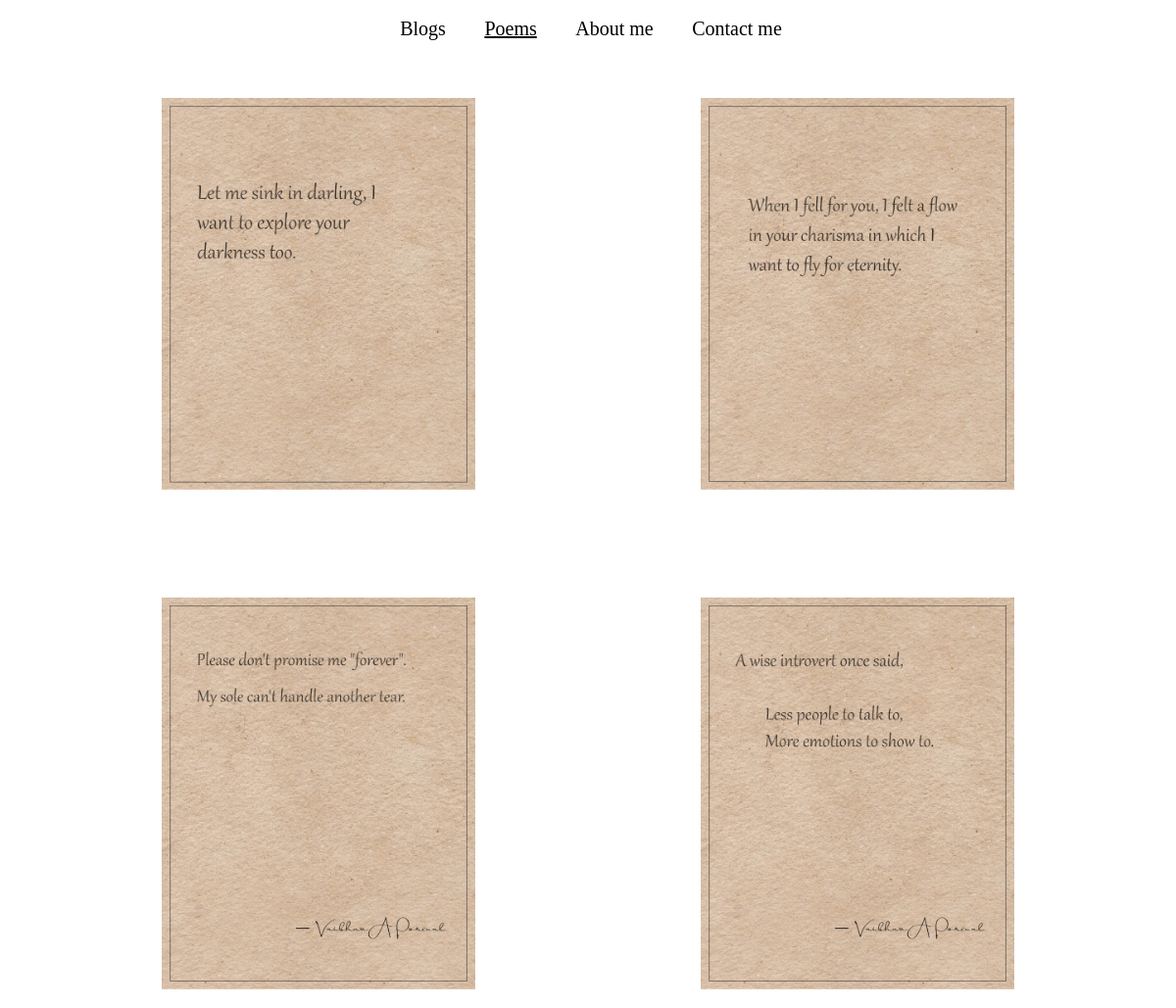
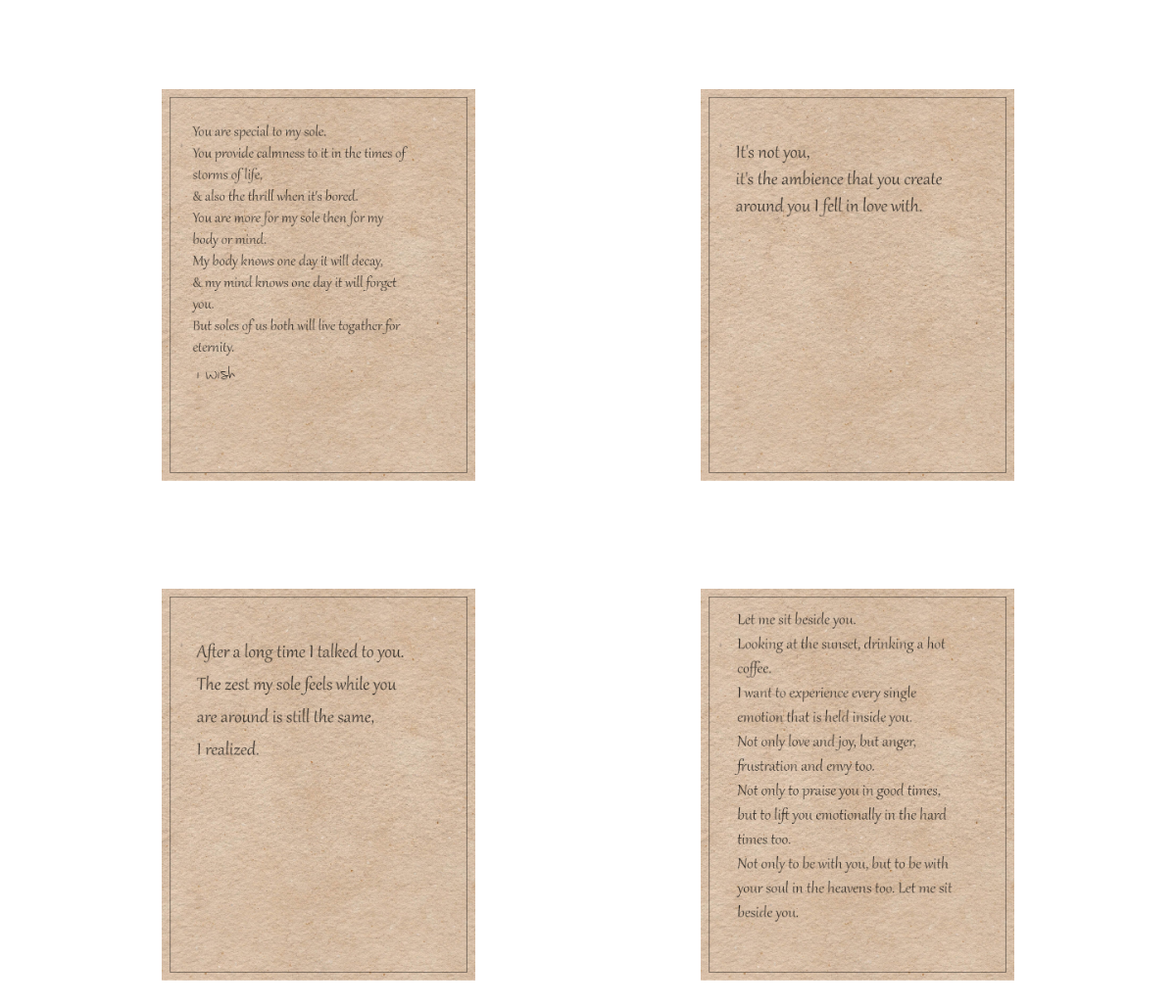
The page /poems/ on the database as committed earlier (2 pictures, top to bottom).
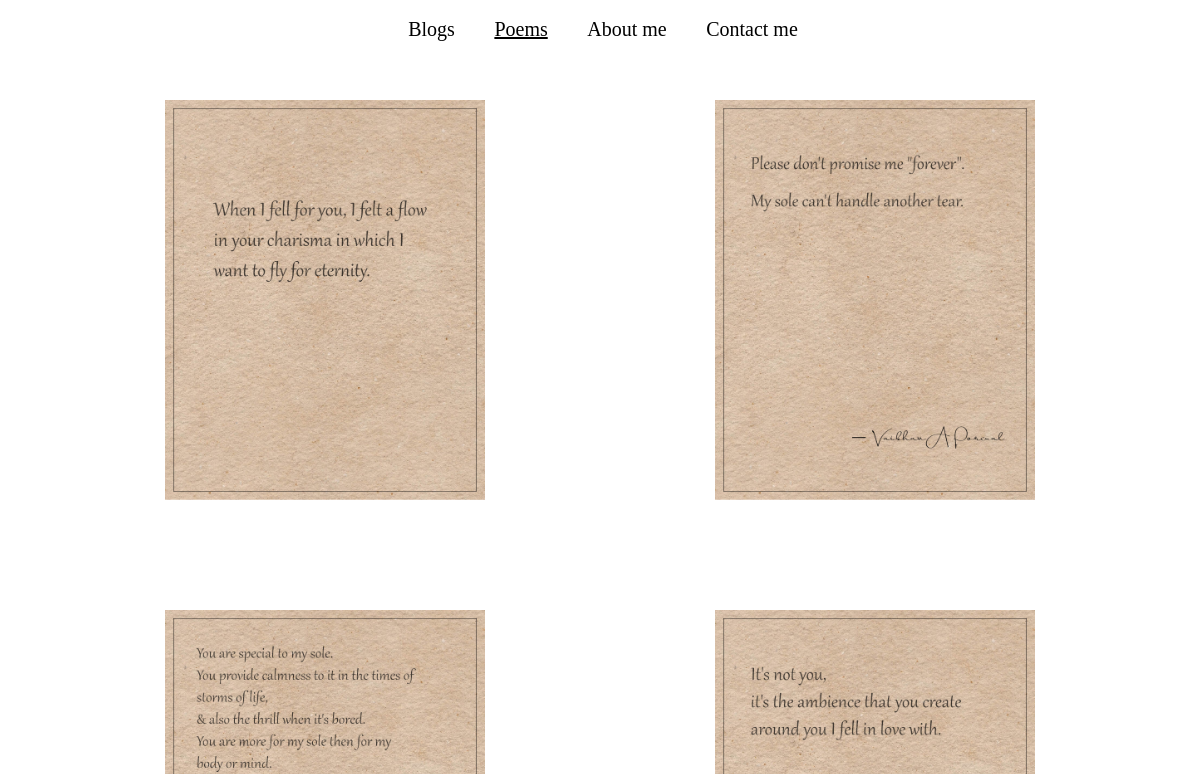
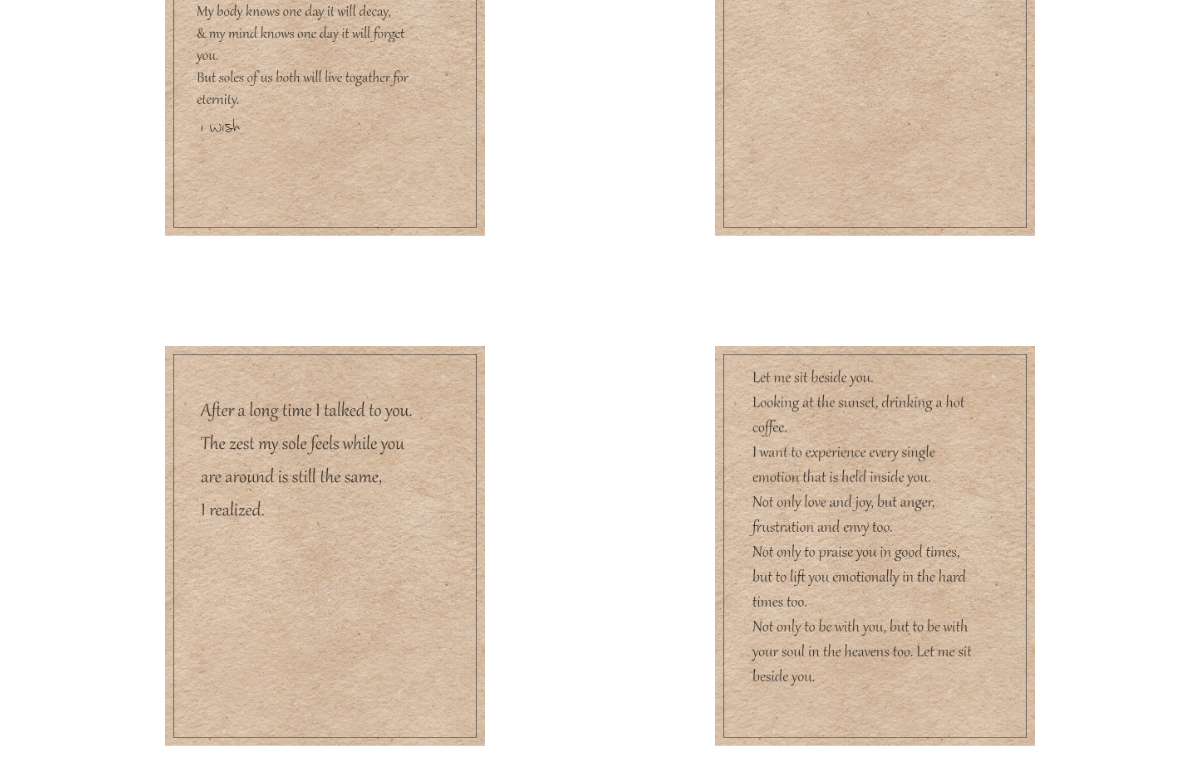
The same page on the database as committed later (2 pictures, top to bottom).
### poems/models.py (models this page shows)
class Poem(models.Model):
    image = models.ImageField(upload_to='poems/images/')

### poems/views.py (the view)
# urls.py: path("", views.show_poems, name="poems"),
def show_poems(request):
    poems = Poem.objects.all()
    return render(request, 'poems/poems.html', {'poems':poems})

### poems/templates/poems/poems.html (shortened to what this page needs)
{% load static %}
<!DOCTYPE html>
<html lang="en">
<head>
    <link rel="stylesheet" href="https://maxcdn.bootstrapcdn.com/bootstrap/3.3.7/css/bootstrap.min.css">
    <link rel="stylesheet" href="{% static 'css\poems.css' %}">
</head>
<body>
<div class="nav text-center">
    <a class="navele" href="{% url 'blogs' %}">Blogs</a>
    <a class="navele" href="{% url 'poems' %}"><u>Poems</u></a>
    <a class="navele" href="{% url 'about' %}">About me</a>
    <a class="navele" href="{% url 'contact' %}">Contact me</a>
</div>
{% load static %}
<div class="d-flex">
{% for poem in poems %}
    <img class="poem-images" src="{{ poem.image.url }}" style="height: 400px;">
{% endfor %}
</div>
</body>
</html>

### poems/static/css/poems.css (style rules this page uses)
* { font-family: BodoniXT; }
a { font-size: 20px; }
.nav { padding-top: 15px; padding-bottom: 15px; height: 50px; }
.navele { color: black; padding: 15px; margin-left: 6px; }
.d-flex { display: grid; grid-template-columns: repeat(auto-fill, minmax(400px, 1fr)); justify-items: center; padding: 50px; }
.poem-images { margin-bottom: 20%; }

Rows that differ between the two databases and show on the page:
removed Poem: image (picture)
removed Poem: image (picture)
